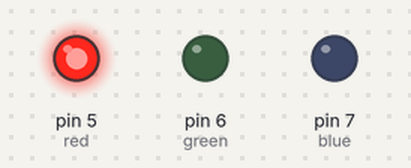
A program run on a simulated Arduino Uno, built with avr-gcc and run on an emulated ATmega328P. On the bench: output pins drawn as LEDs (lit = HIGH).

Above: at 0.2 s.
At 1.2 s:
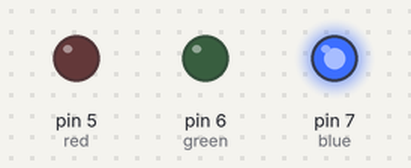
At 1.7 s:
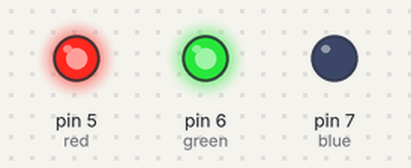
At 2.2 s:
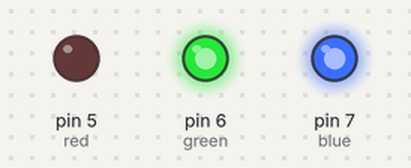
At 3.7 s:
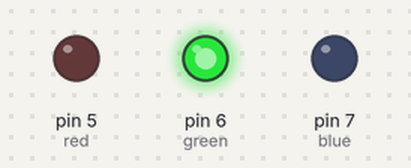
At 5.7 s:
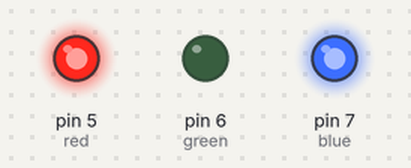
Timing chart, 0 to 6.9 s (numbered marks = the images above):
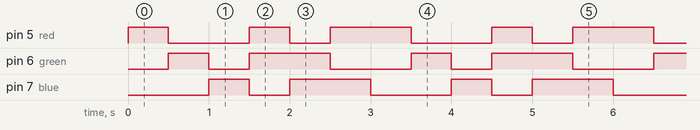

Measured:
- by itself, pin 5 (red): repeats every 3.0 s: LOW 1.0 s, HIGH 0.50 s, LOW 0.50 s, HIGH 1.0 s
- by itself, pin 6 (green), pin 7 (blue): repeats every 3.0 s: LOW 0.50 s, HIGH 1.0 s, LOW 1.0 s, HIGH 0.50 s
- by itself, everything shown: repeats every 3.0 s, in 6 steps

The program:

main.cpp
```cpp
#include <Arduino.h>

int red = 5;
int green = 6;
int blue = 7;

int count = 0;

void setup() {
  pinMode(red, OUTPUT);
  pinMode(green, OUTPUT);
  pinMode(blue, OUTPUT);
}

void loop() {
  if (count == 0) {
    digitalWrite(red, HIGH);
    digitalWrite(green, LOW);
    digitalWrite(blue, LOW);
  } else if (count == 1) {
    digitalWrite(red, LOW);
    digitalWrite(green, HIGH);
    digitalWrite(blue, LOW);
  } else if (count == 2){
    digitalWrite(red, LOW);
    digitalWrite(green, LOW);
    digitalWrite(blue, HIGH);
  } else if (count == 3) {
    digitalWrite(red, HIGH);
    digitalWrite(green, HIGH);
    digitalWrite(blue, LOW);
  } else if (count == 4) {
    digitalWrite(red, LOW);
    digitalWrite(green, HIGH);
    digitalWrite(blue, HIGH);
  } else if (count == 5) {
    digitalWrite(red, HIGH);
    digitalWrite(green, LOW);
    digitalWrite(blue, HIGH);
    count = -1;
  }
  count++;
  delay(500);
}
```
